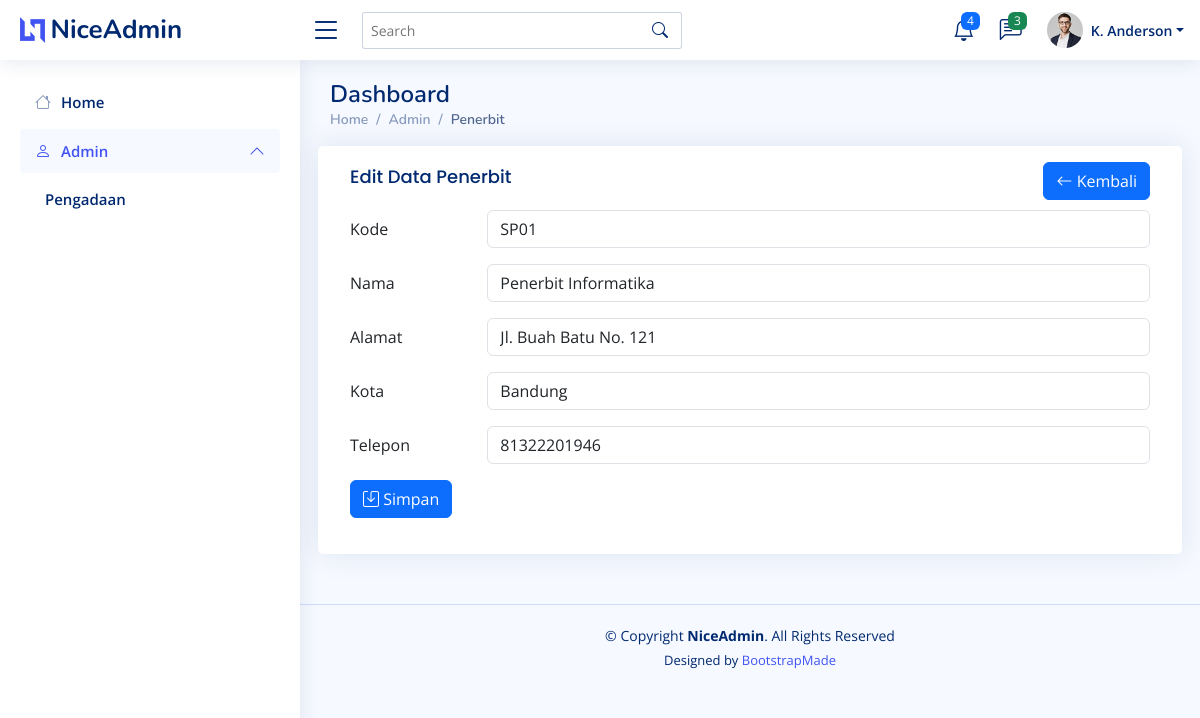
The page /penerbit/edit.php?id=1 on the database its author committed.
### tables this page shows
CREATE TABLE `penerbit` (
  `id` bigint(20) UNSIGNED NOT NULL,
  `kode` varchar(255) NOT NULL,
  `nama` varchar(255) NOT NULL,
  `alamat` text NOT NULL,
  `kota` varchar(255) NOT NULL,
  `telepon` bigint(20) NOT NULL,
  `created_at` timestamp NULL DEFAULT NULL,
  `updated_at` timestamp NULL DEFAULT NULL
);

### penerbit/edit.php (the view, shortened to what this page needs)
<?php
require "../config.php";
$id = $_GET['id'];
$edit = mysqli_query($connect,"SELECT * FROM penerbit WHERE id = $id");
?>
<!DOCTYPE html>
<html lang="en">
<head>
    <link href="../assets/vendor/bootstrap/css/bootstrap.min.css" rel="stylesheet">
    <link href="../assets/vendor/bootstrap-icons/bootstrap-icons.css" rel="stylesheet">
    <link href="../assets/vendor/boxicons/css/boxicons.min.css" rel="stylesheet">
    <link href="../assets/vendor/quill/quill.snow.css" rel="stylesheet">
    <link href="../assets/vendor/quill/quill.bubble.css" rel="stylesheet">
    <link href="../assets/vendor/remixicon/remixicon.css" rel="stylesheet">
    <link href="../assets/vendor/simple-datatables/style.css" rel="stylesheet">
    <link href="../assets/css/style.css" rel="stylesheet">
</head>
<body>
    <header id="header" class="header fixed-top d-flex align-items-center">
        <div class="d-flex align-items-center justify-content-between">
            <a href="index.html" class="logo d-flex align-items-center">
                <img src="../assets/img/logo.png" alt="">
                <span class="d-none d-lg-block">NiceAdmin</span>
            </a>
            <i class="bi bi-list toggle-sidebar-btn"></i>
        </div>
        <div class="search-bar">
            <form class="search-form d-flex align-items-center" method="POST" action="#">
                <input type="text" name="query" placeholder="Search" title="Enter search keyword">
                <button type="submit" title="Search"><i class="bi bi-search"></i></button>
            </form>
        </div>
        <nav class="header-nav ms-auto">
            <ul class="d-flex align-items-center">
                <li class="nav-item dropdown">
                    <a class="nav-link nav-icon" href="#" data-bs-toggle="dropdown">
                        <i class="bi bi-bell"></i>
                        <span class="badge bg-primary badge-number">4</span>
                    </a>
                </li>
                <li class="nav-item dropdown">
                    <a class="nav-link nav-icon" href="#" data-bs-toggle="dropdown">
                        <i class="bi bi-chat-left-text"></i>
                        <span class="badge bg-success badge-number">3</span>
                    </a>
                </li>
                <li class="nav-item dropdown pe-3">
                    <a class="nav-link nav-profile d-flex align-items-center pe-0" href="#" data-bs-toggle="dropdown">
                        <img src="../assets/img/profile-img.jpg" alt="Profile" class="rounded-circle">
                        <span class="d-none d-md-block dropdown-toggle ps-2">K. Anderson</span>
                    </a>
                </li>
            </ul>
        </nav>
    </header>
    <aside id="sidebar" class="sidebar">
        <ul class="sidebar-nav" id="sidebar-nav">
            <li class="nav-item ">
                <a class="nav-link collapsed" href="../index.php">
                    <i class="bi bi-house"></i>
                    <span>Home</span>
                </a>
            </li>
            <li class="nav-item">
                <a class="nav-link" data-bs-target="#tables-nav" data-bs-toggle="collapse" href="#" aria-expanded="false">
                    <i class="bi bi-person"></i><span>Admin</span><i class="bi bi-chevron-down ms-auto"></i>
                </a>
            </li>
            <li class="nav-item">
                <a class="nav-link collapsed" href="../pengadaan.php">
                    <span>Pengadaan</span>
                </a>
            </li>
        </ul>
    </aside>
    <main id="main" class="main">
        <div class="pagetitle">
            <h1>Dashboard</h1>
            <nav>
                <ol class="breadcrumb">
                    <li class="breadcrumb-item"><a href="../index.php">Home</a></li>
                    <li class="breadcrumb-item">Admin</li>
                    <li class="breadcrumb-item active">Penerbit</li>
                </ol>
            </nav>
        </div>
        <section class="section dashboard">
            <div class="row">
                <div class="card">
                    <div class="card-body">
                        <a href="index.php" class="">
                            <button class="btn btn-primary float-end mt-3" type="submit"><i class="bi bi-arrow-left"></i> Kembali</button>
                        </a>
                        <h5 class="card-title">Edit Data Penerbit</h5>
                        <?php
                        foreach ($edit as $dataedit) {
                        ?>
                        <form method="POST">
                            <div class="row mb-3">
                                <label for="inputText" class="col-sm-2 col-form-label">Kode</label>
                                <div class="col-sm-10">
                                    <input type="text" value="<?=$dataedit['kode'] ?>" name="kode" class="form-control">
                                </div>
                            </div>
                            <div class="row mb-3">
                                <label for="inputText" class="col-sm-2 col-form-label">Nama</label>
                                <div class="col-sm-10">
                                    <input type="text" value="<?=$dataedit['nama'] ?>" name="nama" class="form-control">
                                </div>
                            </div>
                            <div class="row mb-3">
                                <label for="inputText" class="col-sm-2 col-form-label">Alamat</label>
                                <div class="col-sm-10">
                                    <input type="text" value="<?=$dataedit['alamat'] ?>" name="alamat" class="form-control">
                                </div>
                            </div>
                            <div class="row mb-3">
                                <label for="inputText" class="col-sm-2 col-form-label">Kota</label>
                                <div class="col-sm-10">
                                    <input type="text" value="<?=$dataedit['kota'] ?>" name="kota" class="form-control">
                                </div>
                            </div>
                            <div class="row mb-3">
                                <label for="inputText" class="col-sm-2 col-form-label">Telepon</label>
                                <div class="col-sm-10">
                                    <input type="text" value="<?=$dataedit['telepon'] ?>" name="telepon" class="form-control">
                                </div>
                            </div>
                            <div class="row mb-3">
                                <div class="col-sm-10">
                                    <button type="submit" name="simpan" class="btn btn-primary"><i class="bi bi-save"></i> Simpan</button>
                                </div>
                            </div>
                        </form>
                        <?php
                        }
                        ?>
                    </div>
                </div>
            </div>
        </section>
    </main>
    <footer id="footer" class="footer">
        <div class="copyright">
            &copy; Copyright <strong><span>NiceAdmin</span></strong>. All Rights Reserved
        </div>
        <div class="credits">
            Designed by <a href="https://bootstrapmade.com/">BootstrapMade</a>
        </div>
    </footer>
</body>
</html>

### assets/css/style.css (style rules this page uses)
:root { scroll-behavior: smooth; }
body { font-family: "Open Sans", sans-serif; background: #f6f9ff; color: #444444; }
a { color: #4154f1; text-decoration: none; }
h1, h2, h3, h4, h5, h6 { font-family: "Nunito", sans-serif; }
#main { margin-top: 60px; padding: 20px 30px; transition: all 0.3s; }
.pagetitle { margin-bottom: 10px; }
.pagetitle h1 { font-size: 24px; margin-bottom: 0; font-weight: 600; color: #012970; }
.card { margin-bottom: 30px; border: none; border-radius: 5px; box-shadow: 0px 0 30px rgba(1, 41, 112, 0.1); }
.card-title { padding: 20px 0 15px 0; font-size: 18px; font-weight: 500; color: #012970; font-family: "Poppins", sans-serif; }
.card-body { padding: 0 20px 20px 20px; }
.breadcrumb { font-size: 14px; font-family: "Nunito", sans-serif; color: #899bbd; font-weight: 600; }
.breadcrumb a { color: #899bbd; transition: 0.3s; }
.breadcrumb .breadcrumb-item::before { color: #899bbd; }
.breadcrumb .active { color: #51678f; font-weight: 600; }
.logo { line-height: 1; }
@media (min-width: 1200px) { .logo { width: 280px; } }
.logo img { max-height: 26px; margin-right: 6px; }
.logo span { font-size: 26px; font-weight: 700; color: #012970; font-family: "Nunito", sans-serif; }
.header { transition: all 0.5s; z-index: 997; height: 60px; box-shadow: 0px 2px 20px rgba(1, 41, 112, 0.1); background-color: #fff; padding-left: 20px; }
.header .toggle-sidebar-btn { font-size: 32px; padding-left: 10px; cursor: pointer; color: #012970; }
.header .search-bar { min-width: 360px; padding: 0 20px; }
.header .search-form { width: 100%; }
.header .search-form input { border: 0; font-size: 14px; color: #012970; border: 1px solid rgba(1, 41, 112, 0.2); padding: 7px 38px 7px 8px; border-radius: 3px; transition: 0.3s; width: 100%; }
.header .search-form button { border: 0; padding: 0; margin-left: -30px; background: none; }
.header .search-form button i { color: #012970; }
.header-nav ul { list-style: none; }
.header-nav>ul { margin: 0; padding: 0; }
.header-nav .nav-icon { font-size: 22px; color: #012970; margin-right: 25px; position: relative; }
.header-nav .nav-profile { color: #012970; }
.header-nav .nav-profile img { max-height: 36px; }
.header-nav .nav-profile span { font-size: 14px; font-weight: 600; }
.header-nav .badge-number { position: absolute; inset: -2px -5px auto auto; font-weight: normal; font-size: 12px; padding: 3px 6px; }
.sidebar { position: fixed; top: 60px; left: 0; bottom: 0; width: 300px; z-index: 996; transition: all 0.3s; padding: 20px; overflow-y: auto; scrollbar-width: thin; scrollbar-color: #aab7cf transparent; box-shadow: 0px 0px 20px rgba(1, 41, 112, 0.1); background-color: #fff; }
@media (min-width: 1200px) { #main, #footer { margin-left: 300px; } }
.sidebar-nav { padding: 0; margin: 0; list-style: none; }
.sidebar-nav li { padding: 0; margin: 0; list-style: none; }
.sidebar-nav .nav-item { margin-bottom: 5px; }
.sidebar-nav .nav-link { display: flex; align-items: center; font-size: 15px; font-weight: 600; color: #4154f1; transition: 0.3; background: #f6f9ff; padding: 10px 15px; border-radius: 4px; }
.sidebar-nav .nav-link i { font-size: 16px; margin-right: 10px; color: #4154f1; }
.sidebar-nav .nav-link.collapsed { color: #012970; background: #fff; }
.sidebar-nav .nav-link.collapsed i { color: #899bbd; }
.sidebar-nav .nav-link .bi-chevron-down { margin-right: 0; transition: transform 0.2s ease-in-out; }
.sidebar-nav .nav-link:not(.collapsed) .bi-chevron-down { transform: rotate(180deg); }
.footer { padding: 20px 0; font-size: 14px; transition: all 0.3s; border-top: 1px solid #cddfff; }
.footer .copyright { text-align: center; color: #012970; }
.footer .credits { padding-top: 5px; text-align: center; font-size: 13px; color: #012970; }

### rows shown on the page
penerbit: kode "SP01", nama "Penerbit Informatika", alamat "Jl. Buah Batu No. 121", kota "Bandung", telepon "81322201946"
